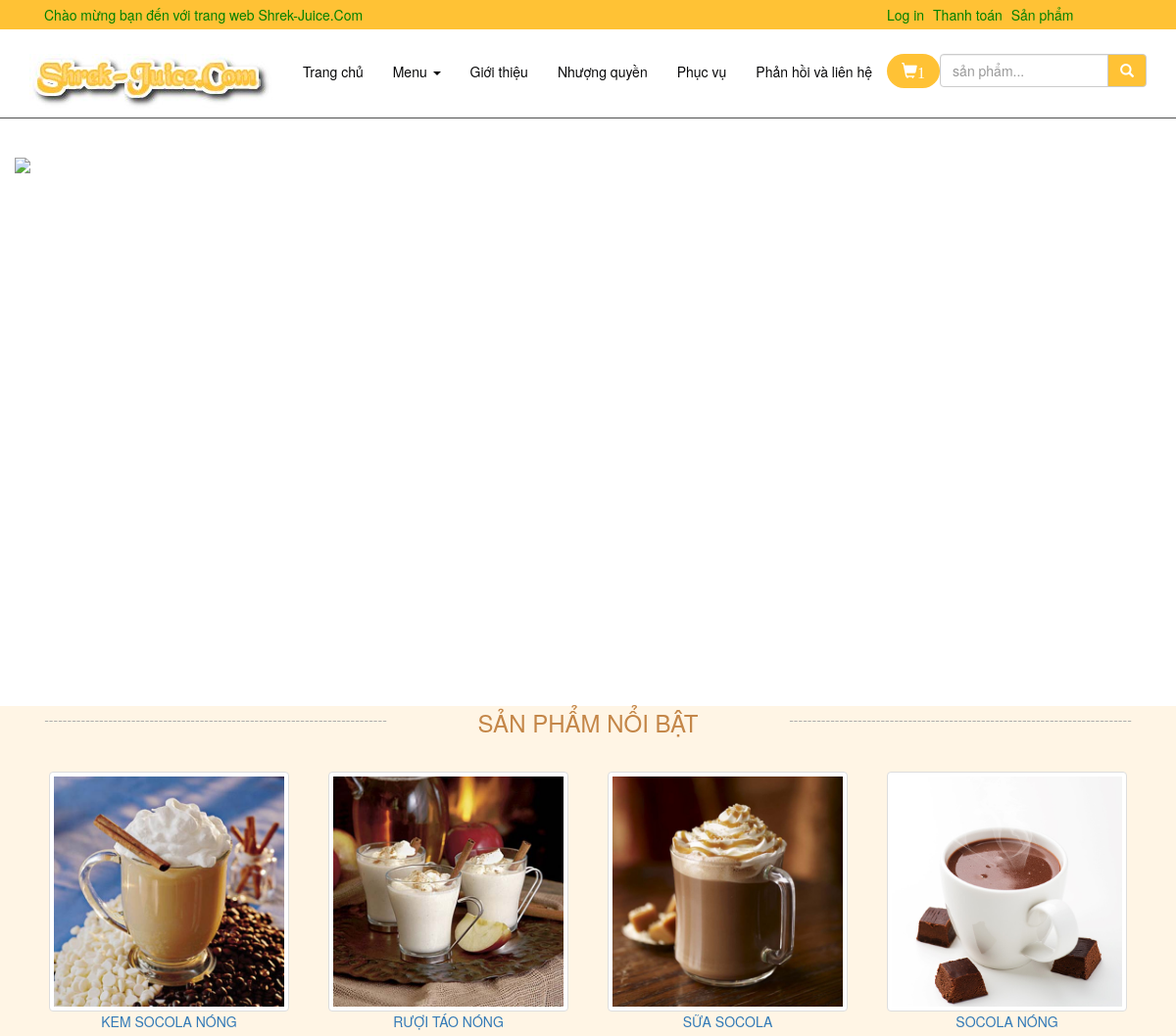
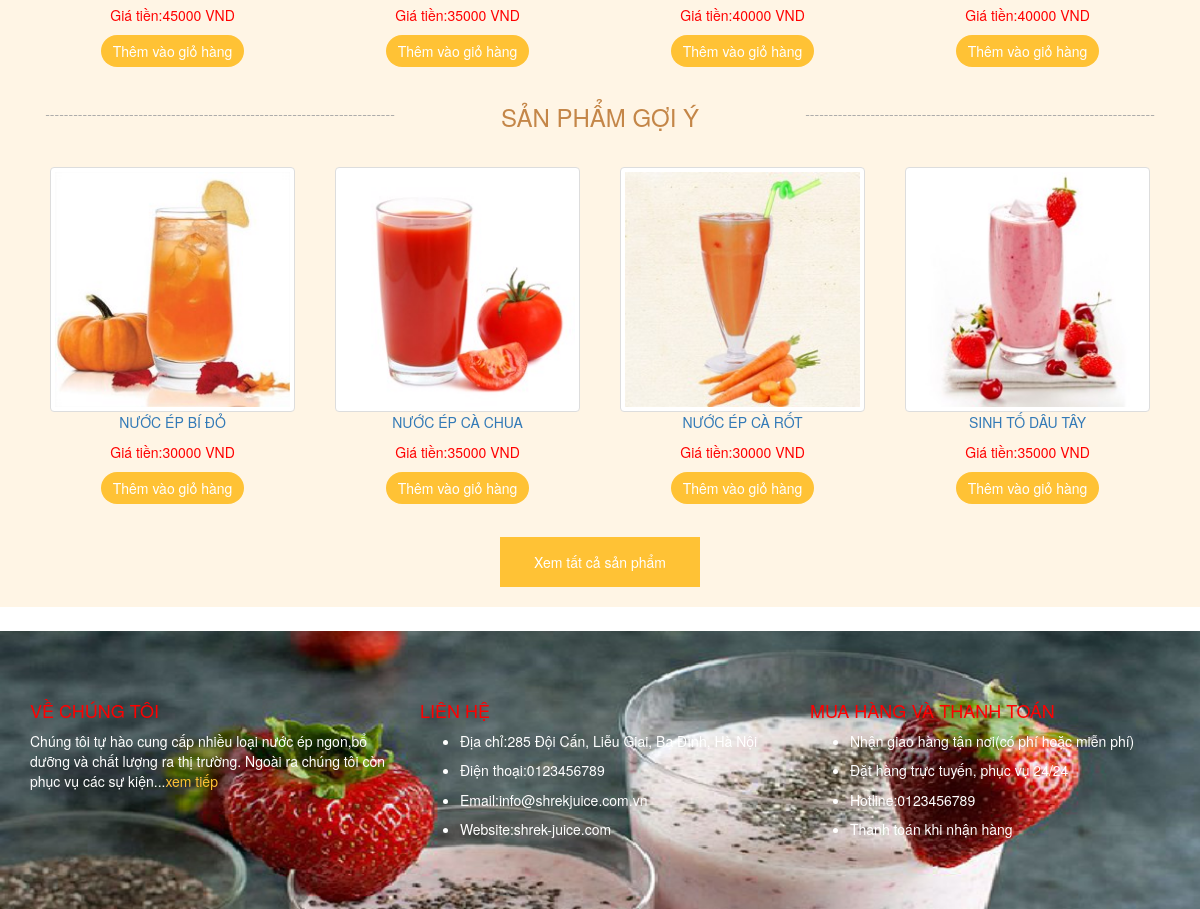
The page /Eproject/Shrek-Juice.com/index.php?item=20 on the database its author committed (2 pictures, top to bottom).
### tables this page shows
CREATE TABLE `sanpham` (
  `id_sanpham` int(11) NOT NULL,
  `tensanpham` varchar(100) DEFAULT NULL,
  `id_danhmuc` int(11) DEFAULT NULL,
  `giatien` int(11) DEFAULT NULL,
  `anh` varchar(100) DEFAULT NULL,
  `mota` text
);

### Eproject/Database/database.php (called while the page is built, shortened)
<?php
	function resultdata($sql){
		$connect=new mysqli(host,username,pass,database);
		$result= mysqli_query($connect,$sql);
		$data=[];
		if(!empty($result)){
			while($row=mysqli_fetch_array($result,1)){
				$data[]=$row;
			}
		}
		return $data;
	}

### Eproject/Shrek-Juice.com/index.php (the view, shortened to what this page needs)
<?php
	require_once('../Database/database.php');
	if(isset($_SESSION['cart'])){
		if(isset($_GET['item'])&&$_GET['item']!=""){
			$item=$_GET['item'];
			if(isset($_SESSION['cart'][$item])){
				$_SESSION['cart'][$item]['quantity']++;
			}else{
				$sql='select * from sanpham where id_sanpham='.$item;
				$data=resultdata($sql);
				if(!empty($data)){
					foreach ($data as $row) {
						$_SESSION['cart'][$item]=[
							"quantity"=>1,
							"id"=>$row['id_sanpham']
						];
					}
				}else{
					echo 'Sản phẩm đã chọn không hợp lệ!';
				}
			}
		}
	}else{
		if(isset($_GET['item'])&&$_GET['item']!=""){
			$item=$_GET['item'];
			$sql='select * from sanpham where id_sanpham='.$item;
				$data=resultdata($sql);
		}
	}
?>
<!DOCTYPE html>
<html>
<head>
    <link rel="stylesheet" href="https://maxcdn.bootstrapcdn.com/bootstrap/3.4.0/css/bootstrap.min.css">
    <link rel="stylesheet" type="text/css" href="../css/css.css">
</head>
<body>
	<?php
		require_once('header.php');
	?>
	<div id="content" style="margin-top: 1%;">
		<div class="container-fluid">
		  	<br>
			<div id="myCarousel" class="carousel slide" data-ride="carousel" style="height: 500px; width: 100%;">
		    	<div class="carousel-inner" role="listbox">
		    		<div class="item active">
						<img src="https://cdn.tgdd.vn/Files/2018/06/18/1096175/cach-lam-cac-loai-nuoc-ep-giam-can-giam-mo-bung-lam-dep-da-hieu-qua-nhat-5.jpg" style="width:100%;height:auto;">
		      		</div>
		   		</div>
			</div>
		</div>
		<div class="container-fluid" style="margin-top: 5%;margin-bottom: 2%; background:#fff5e5;">
			<div class="row">
				<div class="container">
					<div class="col-md-4" style="text-align: center;">
						<span style="color: #adacab;line-height:27px;">---------------------------------------------------------------------------</span>
					</div>
					<div class="col-md-4" style="text-align: center;">
						<span class="text-uppercase" style="color: #c48648;font-size: 24px;">sản phẩm nổi bật</span>
					</div>
					<div class="col-md-4" style="text-align: center;">
						<span style="color: #adacab;line-height:27px;">---------------------------------------------------------------------------</span>
					</div>
				</div>
			</div>
			<div class="row">
				<div class="container">
					<?php
						$sql='select * from sanpham where id_danhmuc in(4,5) order by tensanpham limit 4';
						$productlist=resultdata($sql);
						if(!empty($productlist)){
							foreach ($productlist as $row) {
								echo '<div class="col-md-3" id="product" style="margin-top:2%;margin-bottom:2%;padding-left:20px;padding-right:20px;background:#fff5e5;">
										<img src="'.$row['anh'].'" class="img-thumbnail img-responsive">
										<a href="chitietsanpham.php?id_sanpham='.$row['id_sanpham'].'"><p class="text-uppercase">'.$row['tensanpham'].'</p></a>
										<p style="color:red;">Giá tiền:'.$row['giatien'].' VND</p>
										<a href="?item='.$row['id_sanpham'].'"><button type="button" class="btn btn-default">Thêm vào giỏ hàng</button></a>
									</div>';
							}
						}else{
							echo '<h1 class="text-danger text-uppercase text-center">không có sản phẩm nào!</h1>';
						}
					?>
				</div>
			</div>
			<div class="row">
				<div class="container">
					<div class="col-md-4" style="text-align: center;">
						<span style="color: #adacab;line-height:27px;">---------------------------------------------------------------------------</span>
					</div>
					<div class="col-md-4" style="text-align: center;">
						<span class="text-uppercase" style="color: #c48648;font-size: 24px;">sản phẩm gợi ý</span>
					</div>
					<div class="col-md-4" style="text-align: center;">
						<span style="color: #adacab;line-height:27px;">---------------------------------------------------------------------------</span>
					</div>
				</div>
			</div>
			<div class="row">
				<div class="container">
					<?php
						$sql='select *from sanpham where id_danhmuc in(3,2) order by tensanpham limit 4';
						$productlist=resultdata($sql);
						if(!empty($productlist)){
							foreach ($productlist as $row) {
								echo '<div class="col-md-3" id="product" style="margin-top:2%;margin-bottom:2%;padding-left:20px;padding-right:20px;background:#fff5e5;">
										<img src="'.$row['anh'].'" class="img-thumbnail img-responsive">
										<a href="chitietsanpham.php?id_sanpham='.$row['id_sanpham'].'"><p class="text-uppercase">'.$row['tensanpham'].'</p></a>
										<p style="color:red;">Giá tiền:'.$row['giatien'].' VND</p>
										<a href="?item='.$row['id_sanpham'].'"><button type="button" class="btn btn-default">Thêm vào giỏ hàng</button></a>
									</div>';
							}
						}else{
							echo '<h1 class="text-danger text-uppercase text-center">không có sản phẩm nào!</h1>';
						}
					?>
				</div>
			</div>
			<div class="row" style="text-align: center;margin-bottom: 20px;">
				<div class="col-md-12">
					<a href="trangsanpham.php"><button type="button" id="product_button">Xem tất cả sản phẩm</button></a>
				</div>
			</div>
		</div>
	</div>
	<?php
		require_once('footer.php');
	?>
</body>
</html>

### Eproject/css/css.css (style rules this page uses)
#product { margin-bottom: 20px; text-align: center; padding-top:10px; padding-bottom: 10px; }
#product .img-thumbnail { width: 100%; }
#product .btn-default { background: #ffc235; color:#FFFFFF; border:#ffc235; border-radius: 30px; }
.active, .demo:hover { opacity: 1; }

### Eproject/Shrek-Juice.com/index.php (style rules this page uses)
#product_button { border: solid 2px #ffc235; background: #ffc235; color: #ffffff; width: 200px; height: 50px; }

### rows shown on the page
sanpham: anh (picture), tensanpham "KEM SOCOLA NÓNG", giatien "45000"
sanpham: anh (picture), tensanpham "RƯỢI TÁO NÓNG", giatien "35000"
sanpham: anh (picture), tensanpham "SỮA SOCOLA", giatien "40000"
sanpham: anh (picture), tensanpham "SOCOLA NÓNG", giatien "40000"
sanpham: anh (picture), tensanpham "NƯỚC ÉP BÍ ĐỎ", giatien "30000"
sanpham: anh (picture), tensanpham "NƯỚC ÉP CÀ CHUA", giatien "35000"
sanpham: anh (picture), tensanpham "NƯỚC ÉP CÀ RỐT", giatien "30000"
sanpham: anh (picture), tensanpham "SINH TỐ DÂU TÂY", giatien "35000"

### other values the page prints
$countitem "1"
